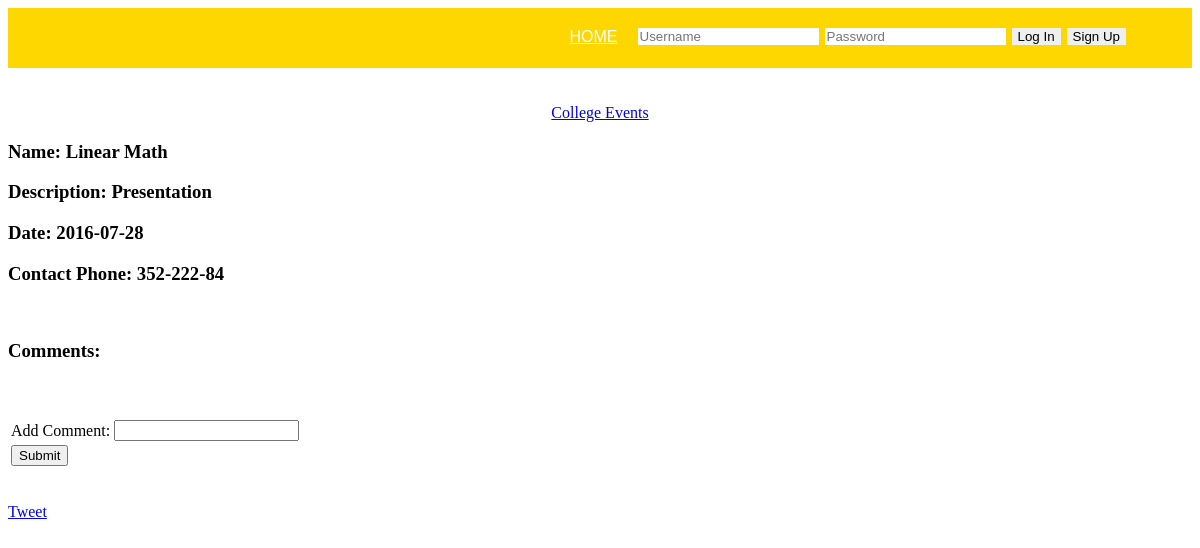
/events.php, run on an earlier commit of the app's database.
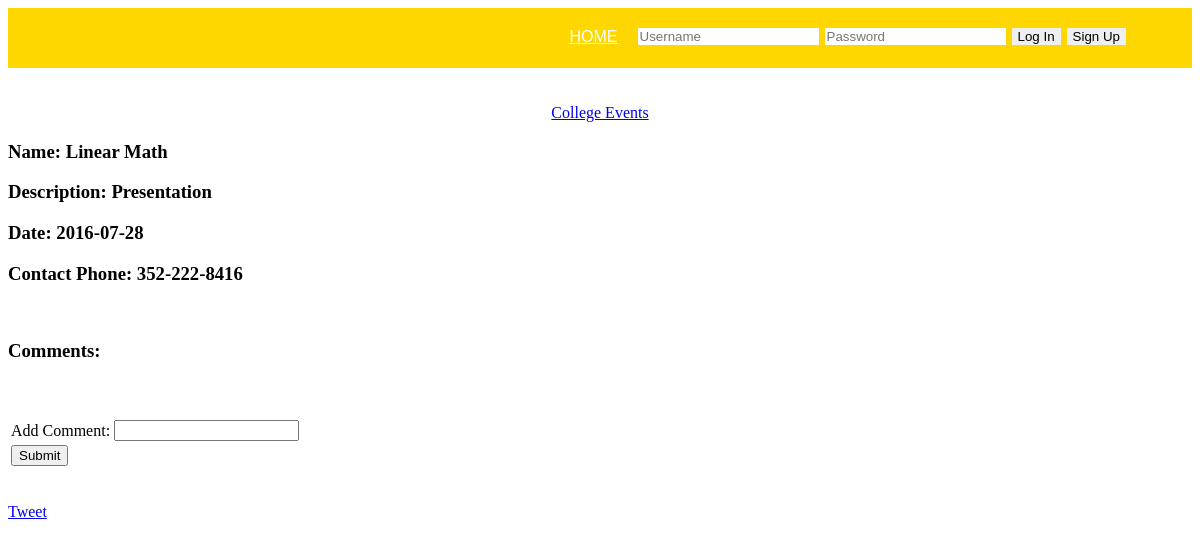
And on a later commit of the database.
### tables this page shows
CREATE TABLE `my_event` (
  `evt_id` int(11) NOT NULL,
  `evt_time` time NOT NULL,
  `evt_comment` text NOT NULL,
  `evt_date` date NOT NULL,
  `evt_contact` varchar(15) NOT NULL,
  `evt_name` varchar(50) NOT NULL,
  `evt_description` varchar(50) DEFAULT NULL,
  `location` varchar(50) NOT NULL
);

### events.php (the view, shortened to what this page needs)
<?php
include "header.php";
function listEventInfo() {
	include "dbhandler.php";
	try{
		$dbh = new PDO("mysql:host=$server;dbname=$db_name", $user, $pass);
		$dbh->setAttribute(PDO::ATTR_ERRMODE, PDO::ERRMODE_EXCEPTION);
		$stmt = $dbh->prepare("SELECT e.evt_name, e.evt_description, e.evt_date, e.evt_contact, e.evt_id, e.evt_comment FROM my_event e, public p WHERE e.evt_id = p.evt_id");
		$stmt->bindParam(':evt_id', $_GET['evt_id'], PDO::PARAM_INT);
		$stmt->execute();
		$result = $stmt->fetch(PDO::FETCH_ASSOC);
		echo "<h3>Name: " . $result['evt_name'] . "</h3>";
		echo "<h3>Description: " . $result['evt_description'] . "</h3>";
		echo "<h3>Date: " . $result['evt_date'] . "</h3>";
		echo "<h3>Contact Phone: " . $result['evt_contact'] . "</h3>";
	}
	catch(Exception $e){
		echo 'We are unable to process your request. Please try again later';
	}
}
function listCommentsAndRatings() {
	try{
		echo "<h3>Comments: </h3>";
	}
	catch(Exception $e){
		echo 'We are unable to process your request. Please try again later';
	}
}?>
<div id="page">
	<br><br><center><div class="logo"><a href="index.php";
	color: #333333;">College Events</a></div></center>
		<?php
			listEventInfo();
			echo "<br>";
			listCommentsAndRatings();
		?>
	<div id="page">
	<br><br>
			<form>
				<table>
					<tr><td> <label for="text">Add Comment:</label> </td>
						<td> <input type="text" id="comment" name="comment" value="" maxlength="150" /> </td></tr>
			</form>
			<form method="post" action="comment.php">
					<tr><td><input type="submit" value="Submit"> </td></tr>
			</form>
			</div>
		<br>
		<a class="twitter-share-button"	href="https://twitter.com/share">Tweet</a>
	</div>
</body>

What changed in the data, as far as the page shows it:
changed my_event "Linear Math": evt_contact "352-222-84" → "352-222-8416"
